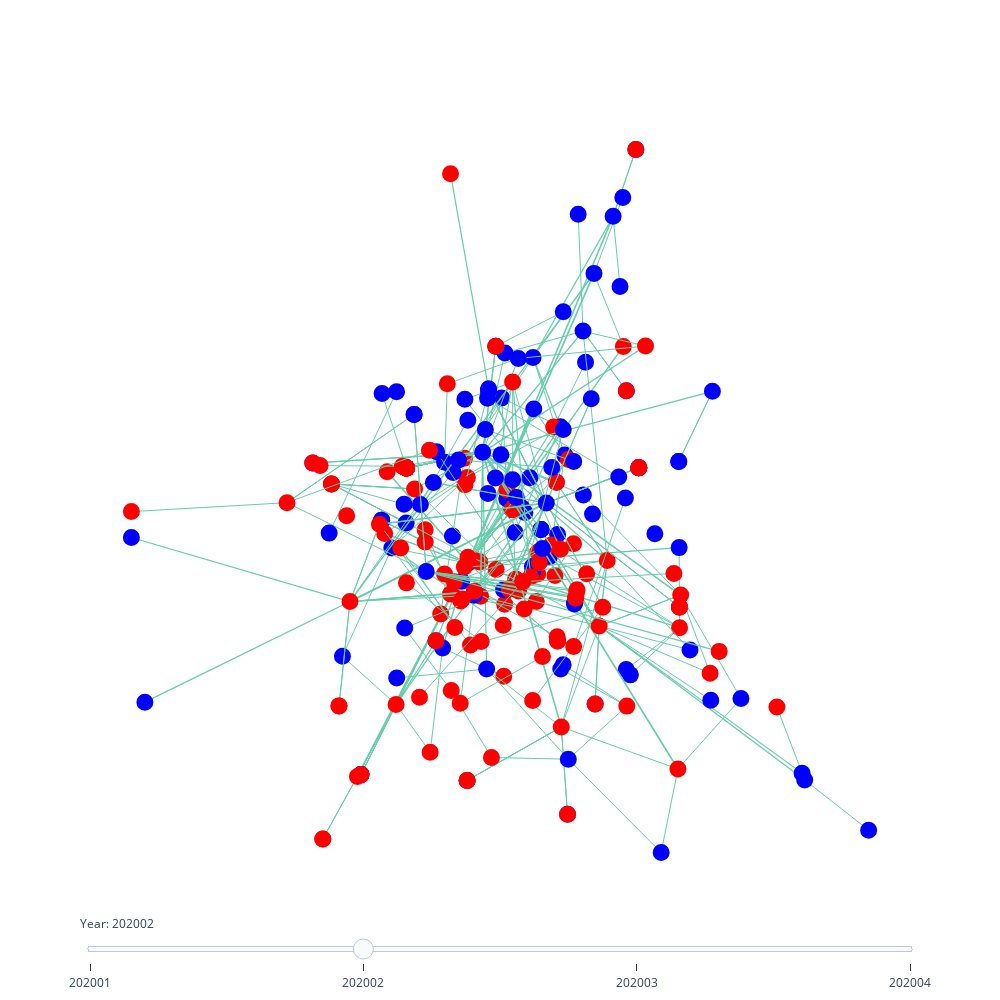

Write notebook code for a chart like this one.
### Markdown cell above
plotting the whole graph (no sense really)

### Code cell
print(len(g_all.nodes))
print(len(g_all.edges))
print(len(labels))
plotly_graph_slider(g,L,labels,colormap,mention_y)
